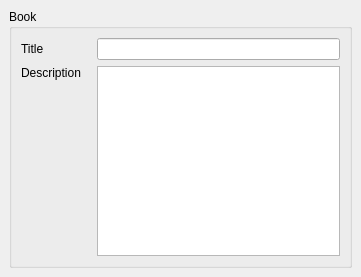
<?xml version="1.0" encoding="UTF-8"?>
<ui version="4.0">
 <class>MainWindow</class>
 <widget class="QMainWindow" name="MainWindow">
  <property name="geometry">
   <rect>
    <x>0</x>
    <y>0</y>
    <width>361</width>
    <height>277</height>
   </rect>
  </property>
  <property name="windowTitle">
   <string>Book</string>
  </property>
  <property name="searchcolumns" stdset="0">
   <string>Title,Description</string>
  </property>
  <widget class="QWidget" name="centralwidget">
   <layout class="QVBoxLayout" name="verticalLayout">
    <item>
     <widget class="QGroupBox" name="groupBox">
      <property name="title">
       <string>Book</string>
      </property>
      <layout class="QGridLayout" name="gridLayout">
       <item row="0" column="0">
        <widget class="QLabel" name="label">
         <property name="text">
          <string>Title</string>
         </property>
        </widget>
       </item>
       <item row="0" column="1">
        <widget class="QLineEdit" name="lineEdit">
         <property name="column" stdset="0">
          <string>Title</string>
         </property>
         <property name="search" stdset="0">
          <bool>true</bool>
         </property>
        </widget>
       </item>
       <item row="1" column="0">
        <widget class="QLabel" name="label_2">
         <property name="text">
          <string>Description</string>
         </property>
        </widget>
       </item>
       <item row="1" column="1" rowspan="2">
        <widget class="QTextEdit" name="textEdit">
         <property name="column" stdset="0">
          <string>Description</string>
         </property>
        </widget>
       </item>
       <item row="2" column="0">
        <spacer name="verticalSpacer">
         <property name="orientation">
          <enum>Qt::Vertical</enum>
         </property>
         <property name="sizeHint" stdset="0">
          <size>
           <width>70</width>
           <height>115</height>
          </size>
         </property>
        </spacer>
       </item>
      </layout>
     </widget>
    </item>
   </layout>
  </widget>
 </widget>
 <resources/>
 <connections/>
</ui>
